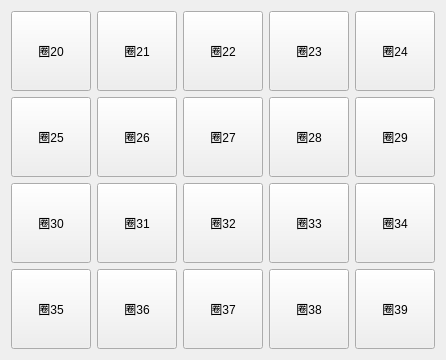
          <widget class="QWidget" name="pens1">
           <attribute name="title">
            <string>20-39</string>
           </attribute>
           <layout class="QGridLayout" name="gridLayout_8">
            <item row="2" column="2">
             <widget class="penButton" name="pen_32">
              <property name="minimumSize">
               <size>
                <width>80</width>
                <height>80</height>
               </size>
              </property>
              <property name="maximumSize">
               <size>
                <width>80</width>
                <height>80</height>
               </size>
              </property>
              <property name="text">
               <string>圈32</string>
              </property>
             </widget>
            </item>
            <item row="0" column="4">
             <widget class="penButton" name="pen_24">
              <property name="minimumSize">
               <size>
                <width>80</width>
                <height>80</height>
               </size>
              </property>
              <property name="maximumSize">
               <size>
                <width>80</width>
                <height>80</height>
               </size>
              </property>
              <property name="text">
               <string>圈24</string>
              </property>
             </widget>
            </item>
            <item row="0" column="3">
             <widget class="penButton" name="pen_23">
              <property name="minimumSize">
               <size>
                <width>80</width>
                <height>80</height>
               </size>
              </property>
              <property name="maximumSize">
               <size>
                <width>80</width>
                <height>80</height>
               </size>
              </property>
              <property name="text">
               <string>圈23</string>
              </property>
             </widget>
            </item>
            <item row="3" column="1">
             <widget class="penButton" name="pen_36">
              <property name="minimumSize">
               <size>
                <width>80</width>
                <height>80</height>
               </size>
              </property>
              <property name="maximumSize">
               <size>
                <width>80</width>
                <height>80</height>
               </size>
              </property>
              <property name="text">
               <string>圈36</string>
              </property>
             </widget>
            </item>
            <item row="3" column="3">
             <widget class="penButton" name="pen_38">
              <property name="minimumSize">
               <size>
                <width>80</width>
                <height>80</height>
               </size>
              </property>
              <property name="maximumSize">
               <size>
                <width>80</width>
                <height>80</height>
               </size>
              </property>
              <property name="text">
               <string>圈38</string>
              </property>
             </widget>
            </item>
            <item row="0" column="2">
             <widget class="penButton" name="pen_22">
              <property name="minimumSize">
               <size>
                <width>80</width>
                <height>80</height>
               </size>
              </property>
              <property name="maximumSize">
               <size>
                <width>80</width>
                <height>80</height>
               </size>
              </property>
              <property name="text">
               <string>圈22</string>
              </property>
             </widget>
            </item>
            <item row="2" column="4">
             <widget class="penButton" name="pen_34">
              <property name="minimumSize">
               <size>
                <width>80</width>
                <height>80</height>
               </size>
              </property>
              <property name="maximumSize">
               <size>
                <width>80</width>
                <height>80</height>
               </size>
              </property>
              <property name="text">
               <string>圈34</string>
              </property>
             </widget>
            </item>
            <item row="2" column="0">
             <widget class="penButton" name="pen_30">
              <property name="minimumSize">
               <size>
                <width>80</width>
                <height>80</height>
               </size>
              </property>
              <property name="maximumSize">
               <size>
                <width>80</width>
                <height>80</height>
               </size>
              </property>
              <property name="text">
               <string>圈30</string>
              </property>
             </widget>
            </item>
            <item row="1" column="4">
             <widget class="penButton" name="pen_29">
              <property name="minimumSize">
               <size>
                <width>80</width>
                <height>80</height>
               </size>
              </property>
              <property name="maximumSize">
               <size>
                <width>80</width>
                <height>80</height>
               </size>
              </property>
              <property name="text">
               <string>圈29</string>
              </property>
             </widget>
            </item>
            <item row="1" column="3">
             <widget class="penButton" name="pen_28">
              <property name="minimumSize">
               <size>
                <width>80</width>
                <height>80</height>
               </size>
              </property>
              <property name="maximumSize">
               <size>
                <width>80</width>
                <height>80</height>
               </size>
              </property>
              <property name="text">
               <string>圈28</string>
              </property>
             </widget>
            </item>
            <item row="0" column="1">
             <widget class="penButton" name="pen_21">
              <property name="minimumSize">
               <size>
                <width>80</width>
                <height>80</height>
               </size>
              </property>
              <property name="maximumSize">
               <size>
                <width>80</width>
                <height>80</height>
               </size>
              </property>
              <property name="text">
               <string>圈21</string>
              </property>
             </widget>
            </item>
            <item row="2" column="3">
             <widget class="penButton" name="pen_33">
              <property name="minimumSize">
               <size>
                <width>80</width>
                <height>80</height>
               </size>
              </property>
              <property name="maximumSize">
               <size>
                <width>80</width>
                <height>80</height>
               </size>
              </property>
              <property name="text">
               <string>圈33</string>
              </property>
             </widget>
            </item>
            <item row="2" column="1">
             <widget class="penButton" name="pen_31">
              <property name="minimumSize">
               <size>
                <width>80</width>
                <height>80</height>
               </size>
              </property>
              <property name="maximumSize">
               <size>
                <width>80</width>
                <height>80</height>
               </size>
              </property>
              <property name="text">
               <string>圈31</string>
              </property>
             </widget>
            </item>
            <item row="3" column="4">
             <widget class="penButton" name="pen_39">
              <property name="minimumSize">
               <size>
                <width>80</width>
                <height>80</height>
               </size>
              </property>
              <property name="maximumSize">
               <size>
                <width>80</width>
                <height>80</height>
               </size>
              </property>
              <property name="text">
               <string>圈39</string>
              </property>
             </widget>
            </item>
            <item row="3" column="0">
             <widget class="penButton" name="pen_35">
              <property name="minimumSize">
               <size>
                <width>80</width>
                <height>80</height>
               </size>
              </property>
              <property name="maximumSize">
               <size>
                <width>80</width>
                <height>80</height>
               </size>
              </property>
              <property name="text">
               <string>圈35</string>
              </property>
             </widget>
            </item>
            <item row="1" column="2">
             <widget class="penButton" name="pen_27">
              <property name="minimumSize">
               <size>
                <width>80</width>
                <height>80</height>
               </size>
              </property>
              <property name="maximumSize">
               <size>
                <width>80</width>
                <height>80</height>
               </size>
              </property>
              <property name="text">
               <string>圈27</string>
              </property>
             </widget>
            </item>
            <item row="0" column="0">
             <widget class="penButton" name="pen_20">
              <property name="minimumSize">
               <size>
                <width>80</width>
                <height>80</height>
               </size>
              </property>
              <property name="maximumSize">
               <size>
                <width>80</width>
                <height>80</height>
               </size>
              </property>
              <property name="text">
               <string>圈20</string>
              </property>
             </widget>
            </item>
            <item row="1" column="0">
             <widget class="penButton" name="pen_25">
              <property name="minimumSize">
               <size>
                <width>80</width>
                <height>80</height>
               </size>
              </property>
              <property name="maximumSize">
               <size>
                <width>80</width>
                <height>80</height>
               </size>
              </property>
              <property name="text">
               <string>圈25</string>
              </property>
             </widget>
            </item>
            <item row="3" column="2">
             <widget class="penButton" name="pen_37">
              <property name="minimumSize">
               <size>
                <width>80</width>
                <height>80</height>
               </size>
              </property>
              <property name="maximumSize">
               <size>
                <width>80</width>
                <height>80</height>
               </size>
              </property>
              <property name="text">
               <string>圈37</string>
              </property>
             </widget>
            </item>
            <item row="1" column="1">
             <widget class="penButton" name="pen_26">
              <property name="minimumSize">
               <size>
                <width>80</width>
                <height>80</height>
               </size>
              </property>
              <property name="maximumSize">
               <size>
                <width>80</width>
                <height>80</height>
               </size>
              </property>
              <property name="text">
               <string>圈26</string>
              </property>
             </widget>
            </item>
           </layout>
          </widget>
